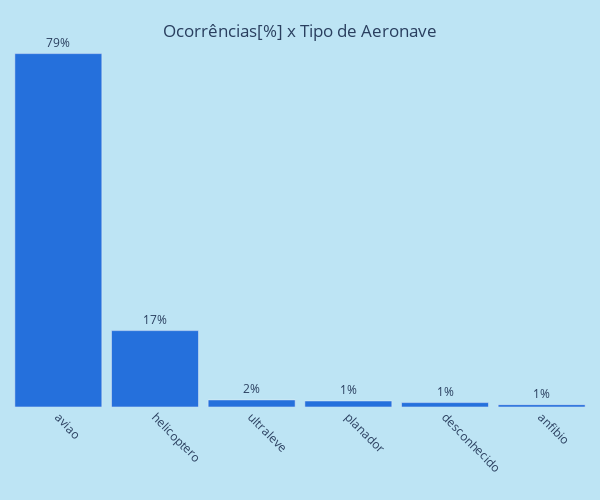

The notebook cell this image was saved under:
### Markdown cell above
Análise dos modelos e marcas de aeronaves

### Code cell
# Ocorrências[%] x Tipo de Aeronave
df_ocorr_tipo_veic = df_ocorr["aeronave_tipo_veiculo"].value_counts().sort_values(ascending=False)
df_ocorr_tipo_veic = pd.DataFrame(df_ocorr_tipo_veic)
df_ocorr_tipo_veic = df_ocorr_tipo_veic.head(15)
df_ocorr_tipo_veic.reset_index(inplace=True)

hist_ocorr_tipo_veic = px.bar(
    data_frame=df_ocorr_tipo_veic,
    x=df_ocorr_tipo_veic["aeronave_tipo_veiculo"],
    y=(df_ocorr_tipo_veic["count"]/df_ocorr_tipo_veic["count"].sum())*100,
    title=f"Ocorrências[%] x Tipo de Aeronave",
    width=600,
    height=500,
    color_discrete_sequence=["#2570DC"],
    )
hist_ocorr_tipo_veic.update_layout(
    title_x = 0.5,
    title_y = 0.95,
    plot_bgcolor='#BDE4F4',  # Cor de fundo do gráfico
    paper_bgcolor='#BDE4F4',  # Cor de fundo do papel
    xaxis_showgrid=False,  # Remover linhas de grade do eixo x
    yaxis_showgrid=False,  # Remover linhas de grade do eixo y
    bargap = 0.1,
    xaxis=dict(
        tickmode='linear',  # Modo linear
        tick0=0,  # Posição inicial dos ticks
        dtick=1  # Passo entre os ticks
    ),
    margin=dict(
        l=10,  # margem esquerda
        r=10,  # margem direita
        b=0,  # margem inferior
        t=35,  # margem superior
        pad=0  # preenchimento
    ),
)
hist_ocorr_tipo_veic.update_traces(
    hovertemplate='%{x} : %{y}%',
    text=(df_ocorr_tipo_veic["count"] / df_ocorr_tipo_veic["count"].sum() * 100).round(0).astype(int).astype(str) + "%",
    textposition='outside',
    )
hist_ocorr_tipo_veic.update_xaxes(title = "", tickangle=45)
hist_ocorr_tipo_veic.update_yaxes(visible=False)
hist_ocorr_tipo_veic.show()

### Figure 1 — Plotly figure (JSON) as saved in the notebook; plotly's stock layout.template omitted (floating-point values rounded to 4 significant figures)
{"data": [{"alignmentgroup": "True", "hovertemplate": "%{x} : %{y}%", "legendgroup": "", "marker": {"color": "#2570DC", "pattern": {"shape": ""}}, "name": "", "offsetgroup": "", "orientation": "v", "showlegend": false, "text": ["79%", "17%", "2%", "1%", "1%", "1%"], "textposition": "outside", "type": "bar", "x": ["aviao", "helicoptero", "ultraleve", "planador", "desconhecido", "anfibio"], "xaxis": "x", "y": [78.6, 16.99, 1.573, 1.341, 0.9796, 0.5156], "yaxis": "y"}], "layout": {"bargap": 0.1, "barmode": "relative", "height": 500, "legend": {"tracegroupgap": 0}, "margin": {"b": 0, "l": 10, "pad": 0, "r": 10, "t": 35}, "paper_bgcolor": "#BDE4F4", "plot_bgcolor": "#BDE4F4", "title": {"text": "Ocorrências[%] x Tipo de Aeronave", "x": 0.5, "y": 0.95}, "width": 600, "xaxis": {"anchor": "y", "domain": [0, 1], "dtick": 1, "showgrid": false, "tick0": 0, "tickangle": 45, "tickmode": "linear", "title": {"text": ""}}, "yaxis": {"anchor": "x", "domain": [0, 1], "showgrid": false, "title": {"text": "y"}, "visible": false}}}
